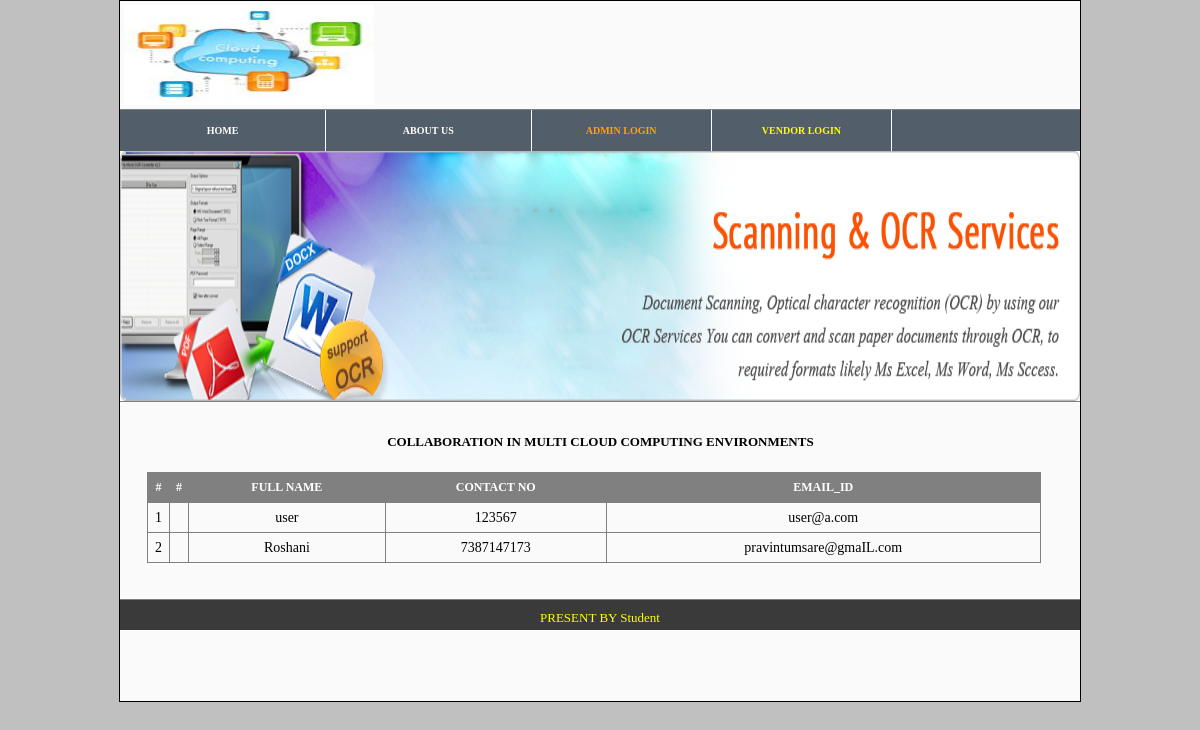
Page /cloud1/viewvendor.php on the committed database.
### tables this page shows
CREATE TABLE IF NOT EXISTS `pregistration` (
  `txtId` int(11) NOT NULL AUTO_INCREMENT,
  `full_name` varchar(100) NOT NULL,
  `contact_number` varchar(10) NOT NULL,
  `email_id` varchar(100) NOT NULL,
  `answer` varchar(100) NOT NULL,
  `password` varchar(100) NOT NULL,
  PRIMARY KEY (`txtId`)
);

### cloud1/MySql.php (called while the page is built, shortened)
<?php
class MysqlConnection {
    static function executeQuery($query) {
        return mysql_query($query);
    }
    static function toArrays($resource) {
        $arrayList = array();
        while ($rows = mysql_fetch_assoc($resource)) {
            array_push($arrayList, $rows);
        }
        return $arrayList;
    }
}
?>

### cloud1/viewvendor.php (the view, shortened to what this page needs)
<?php
include './MySql.php';
$query = "SELECT * FROM `pregistration` ORDER BY `txtId` ASC ";
$resource = MysqlConnection::executeQuery($query);
$result = MysqlConnection::toArrays($resource);
?>
<html>
    <head>
        <link href="../css/style.css" rel="stylesheet">
    </head>
    <body>
        <div id="wrapper">
            <div id="search"><img src="../images/cloude4.jpg" width="250px;" height="100px;" style="margin: 4px 4px 4px 4px"></div>
            <div style="text-align: left;background-color:#525E6A;"><span><?php include './leftmenu.php'; ?></span></div>
            <div id="slider" style="height: 250px;"><?php include './slider.php'; ?></div>
            <div style="widows: 99%;font-size: 13px;line-height: 20px;">
                <div style="padding: 10px;width: 98%;">
                    <br/>
                    <center>
                        <p style="line-height: 20px;">
                        <h4>COLLABORATION IN MULTI CLOUD COMPUTING ENVIRONMENTS</h4>
                        <br>
                        <div style="width: 95%;float: right;margin-right: 30px;">
                            <table border="1" style="border-collapse: collapse;width: 100%;font-family: verdana;font-size: 13px;">
                                <tr id="tr" style="text-align: center">
                                    <th id="th">#</th>
                                    <th id="th">#</th>
                                    <th id="th">FULL NAME</th>
                                    <th id="th">CONTACT NO</th>
                                    <th id="th">EMAIL_ID</th>
                                </tr>
                                <?php
                                $srno = 1;
                                foreach ($result as $value) {
                                    ?>
                                    <tr id="tr"  style="text-align: center">
                                        <td><?php echo $srno++ ?></td>
                                        <td><a href="#"></a></td>
                                        <td><?php echo $value["full_name"] ?></td>
                                        <td><?php echo $value["contact_number"] ?></td>
                                        <td><?php echo $value["email_id"] ?></td>
                                    </tr>
                                    <?php
                                }
                                ?>
                            </table>
                        </div>
                    </center>
                </div>
            </div>
            <br/><br/>
            <div id="footer">
                <center>
                    <p style="padding: 5px;color: white">
                        <?php include './footer.php'; ?>
                    </p>
                </center>
            </div>
        </div>
    </body>
</html>

### css/style.css (style rules this page uses)
* { padding: 0px; margin: 0px; }
body { font-size: 100%; font-family: verdana; background: rgb(192,192,192); }
#wrapper { margin: 0 auto; width: 960px; min-height: 700px; border: solid 1px black; background: rgb(250,250,250); }
#footer { width: 100%; height: 30px; border-top: solid 1px gray; background: #3A3A3A; clear: both; }
#search { width: 100%; border-bottom: solid 1px gray; }
#slider { width: 100%; height: 150px; border-bottom: solid 1px gray; }
#th { background-color: gray; color: white; text-align: center; font-size: 12px; font-weight: bold; height: 15px; }
#tr { height: 30px; font-size: 14px; }

### rows in the picture
pregistration: full_name "user", contact_number "123567", email "user@a.com"
pregistration: full_name "Roshani", contact_number "7387147173", email "pravintumsare@gmaIL.com"
